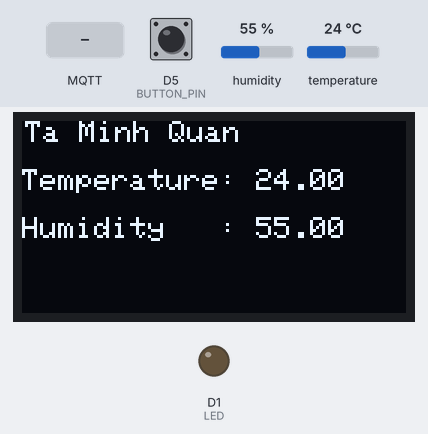
Recording of a sketch running on a simulated ESP8266 (NodeMCU). Shown: 128×64 one-colour display, output pins drawn as LEDs (lit = HIGH). The test bench sets the inputs (shaded band); at power-on: D5 (BUTTON_PIN) HIGH, humidity 55 %, temperature 24 °C. WiFi joins after 1.5 s; servers stay silent unless stated; random numbers use the default seed unless the sketch sets one; no MQTT or app messages arrive unless stated; what the sketch prints to the serial monitor is not drawn.

Above: at 3.3 s.
3.4 s: D5 (BUTTON_PIN) pulled LOW for 0.15 s
At 5.2 s:
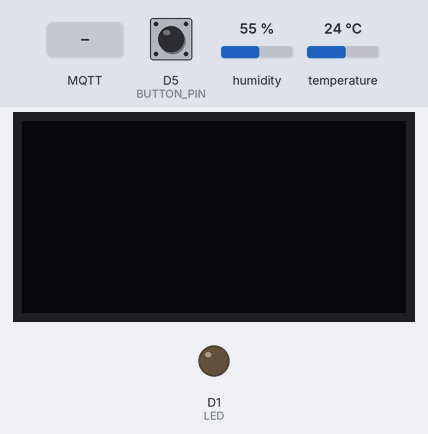
9.5 s: D5 (BUTTON_PIN) pulled LOW for 1 s
At 12.5 s:
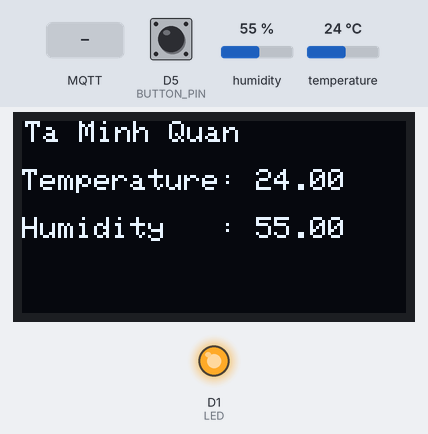
16.1 s: humidity set to 22 %
At 17.1 s:
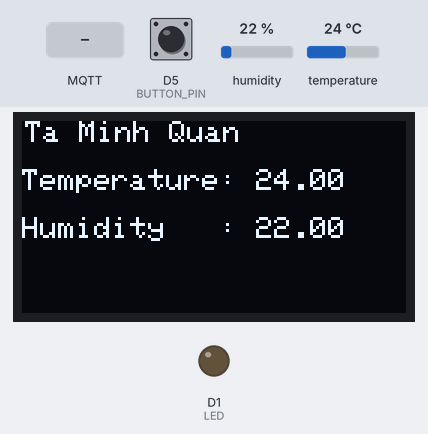
22.1 s: temperature set to 12 °C
At 23.7 s:
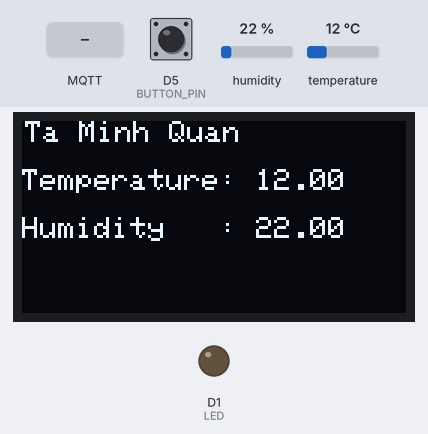
26.5 s: MQTT message "ON" arrives on the first subscribed topic
31.3 s: D5 (BUTTON_PIN) pulled LOW for 0.15 s
At 32.7 s:
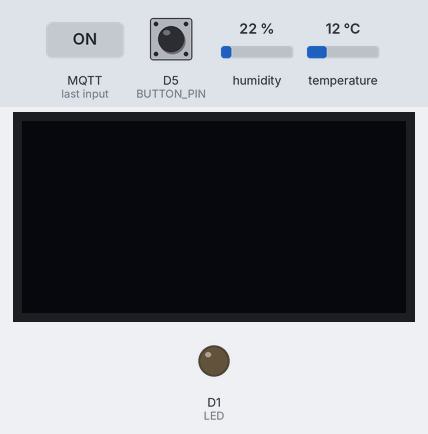
Timing chart, 0 to 34.3 s (numbered marks = the images above; inputs shaded):
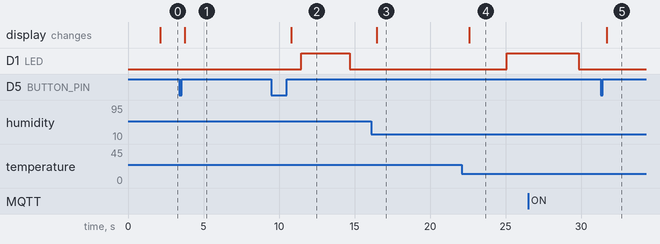

Measured:
- after the input at 3.4 s, the display: changes after 0.36 s (image 1)
- after the input at 9.5 s, the display: changes after 1.3 s (image 2)
- after the input at 16.1 s, the display: changes after 0.39 s (image 3)
- after the input at 22.1 s, the display: changes after 0.51 s (image 4)
- after the input at 31.3 s, the display: changes after 0.40 s (image 5)

The sketch:

he_thong_tuoi_cay.ino
```cpp
// 1: Module DHT22
#include "DHT22_hehe.h" // khai báo thư viện của mình
#define DHT_Ketnoi D2
#define DHT_Type DHT22
DHT dht(DHT_Ketnoi,DHT_Type);// khởi tạo đối tượng

// 2: LED
#include "LED_hehe.h" // khai báo thư viện của mk


// 3: Màn hình OLED
#include "OLED.h"

// 4: Kết nối wifi
#include "Wifi_connect.h"


// 5: kết nối HiveMQ
#include "MQTT.h"

// 6: các biến
#include "cac_bien.h"
int t_check=millis();
int t_bat=millis();

// 7: button
#include "button.h"


void setup()
{

    // khởi tạo ban đầu
    Serial.begin(115200);
    delay(500);


    // 1: DHT22 begin
    dht.begin(); // cho DHT chạy


    // 2: LED begin
    init_LED_LOW(LED);


    // 3: Wifi Begin
    wifi_set();


    // 4: Kết nối MQTT với TLS Begin
    espClient.setInsecure(); // Không kiểm tra chứng chỉ SSL
    client.setServer(mqtt_sever, mqtt_port);// kết nối
    client.setCallback(callback);// xử lý tin nhắn
    reconnect();

    // 5: Hiển thị OLED
    OLED_SET();

    // 6: nút nhấn 4 chân
    pinMode(BUTTON_PIN,INPUT_PULLUP);


}


void loop()
{

  // 1 gửi dữ liệu tới MQTT: cứ 5 giây thì gửi nhiệt độ độ ẩm lên HiveMQ
  do_am=dht.readHumidity();
  nhiet_do=dht.readTemperature();

  if(millis()-t_check>=5000)
  {


    t_check=millis();

    if (!isnan(nhiet_do) && !isnan(do_am)) // nếu ko bị lỗi thu dữ liệu thì gửi
    {
      sendData_ToMQTT(nhiet_do, do_am);
    }
    else
    {
      Serial.println("Ko nhan dc du lieu tu cam bien DHT.");
    }
  }


  // 2: sau 1 giây thì tính điểm và cập nhiệt nhiệt độ, độ ẩm lên OLED
  if(millis()-t_bat>=1000)// sau 1 giây thì cập nhập biến điểm point
  {
    // 2.1 cập nhật điểm
      t_bat=millis();
      if(LedOn==false)// nếu chưa tưới cây
      {
        if(nhiet_do>30 || do_am<70) // nóng hoặc khô
        {
          point+=2;
        }
        else {point+=1;}
        Serial.print("point= ");
        Serial.println(point);
      }
      else // đang tưới
      {
        Serial.print("point = ");
        Serial.println(point);
      }


    // 2.2 kiểm tra điểm max
      if(point >= Limit_point) // nếu nới điểm "Khát nước" thì tưới nước
      {
        digitalWrite(LED,HIGH);
        t_truocOfLed=millis();
        LedOn=true;
        point=0;
      }

  }

  // 2.3 in ra nhiệt độ, độ ẩm trên OLED
  if(Oled_On==true) OledPrint_Infor(nhiet_do,do_am); // in ra nhiệt độ độ ẩm trên OLED


  // 3: nếu thời gian tưới cây quá watering_time thì thiết lập lại
  if(LedOn==true && millis() - t_truocOfLed >= watering_time)
  {
    digitalWrite(LED,LOW);
    LedOn=false;
    point=0;
  }


  // 3: kết nối wifi nếu xịt begin
  if (WiFi.status() != WL_CONNECTED)
    {
        Serial.println("Mat ket noi WiFi! Dang thu ket noi lai...");
        WiFi.disconnect();
        WiFi.begin(ssid, password);
    }


  // 4: MQTT begin
  if(!client.connected())
  {
    reconnect();// gọi hàm kết nối lại
  }
  client.loop(); // duy trì kết nối MQTT

  // 5: button begin
  button_loop();


  delay(200);

}
```

DHT22_hehe.cpp
```cpp
#include "DHT22_hehe.h"
#include <Arduino.h>

void check_and_print_dht(float doamkk,float nhietdo)
{
  // kiểm tra doamkk và nhietdo có null ko
  if(isnan(doamkk)|| isnan(nhietdo))
  {
    Serial.println("Cam bien loi");
    return;
  }

  // in ra màn hình
    Serial.print("do am la ");
    Serial.print(doamkk);
    Serial.println("%");

    Serial.print("nhiet do la: ");
    Serial.print(nhietdo);
    Serial.println("C");

}
```

DHT22_hehe.h
```cpp
#ifndef DHT22_HEHE_H
#define DHT22_HEHE_H

#include<DHT.h>

void check_and_print_dht(float doamkk,float nhietdo);

#endif
```

LED_hehe.cpp
```cpp
#include "LED_hehe.h"
#include <Arduino.h>

void init_LED_LOW(int chan)
{
    pinMode(chan,OUTPUT); // bật chế độ chân D1 ra đầu ra
    digitalWrite(chan,LOW); // bật chế độ chân D1 mặc định là thấp
}
```

LED_hehe.h
```cpp
#ifndef LED_HEHE_H // if not defilne: nếu LED_HEHE_H chưa được định nghĩa thì oke còn rồi thì tự bỏ qua
#define LED_HEHE_H // định nghĩa nó

void init_LED_LOW(int chan);

#endif // end if
```

MQTT.cpp
```cpp
#include "MQTT.h"
#include <Arduino.h>

  const char* mqtt_sever="60294ba1a7534e358c2dc4bc7b7cc9f9.s1.eu.hivemq.cloud";
  const int mqtt_port=8883;
  const char* mqtt_user="esp8266_tuoicay";
  const char* mqtt_pass="QuanUyenVinh3tuoicay";

  const char* mqtt_topic1="ON/OFF_Relay";
  const char* mqtt_topic2="temperature_humidity";
  const char* mqtt_topic3="set_watering_time";
  const char* mqtt_topic4="set_watering_point";

  WiFiClientSecure espClient;
  PubSubClient client(espClient);

// 1: Hàm gửi dữ liệu nhiệt độ độ ẩm lên MQTT
void sendData_ToMQTT(float temperature, float humidity)
{
  String payloadz1 = "{\"temperature\": " + String(temperature);
  String payloadz2 = "{\"humidity\": " + String(humidity);

  if (client.publish(mqtt_topic2, payloadz1.c_str()) && client.publish(mqtt_topic2, payloadz2.c_str()))
  {
    Serial.println("gui toi to MQTT: " + payloadz1);
    Serial.println("gui toi to MQTT: " + payloadz2);
  }
  else
  {
    Serial.println("Failed to send data to MQTT.");
  }
}

// 2: hàm kết nối lại
void reconnect()
{
  while(!client.connected()) // nếu vẫn chưa kết nối
  {
    Serial.print("dang ket noi voi MQTT....");
    String clientId="ESP8266-";
    clientId+=String(random(0xffff),HEX);

  // kết nối được với..
    if(client.connect(clientId.c_str(),mqtt_user,mqtt_pass))
    {
      Serial.println("ket noi thanh cong");
      if(client.subscribe(mqtt_topic1)){Serial.println("Subscribed to topic1 successfully!");};// đăng ký topic1
      if(client.subscribe(mqtt_topic2)){Serial.println("Subscribed to topic2 successfully!");};// đăng ký topic2
      if(client.subscribe(mqtt_topic3)){Serial.println("Subscribed to topic3 successfully!");};// đăng ký topic3
      if(client.subscribe(mqtt_topic4)){Serial.println("Subscribed to topic4 successfully!");};// đăng ký topic4

    }
    else // nếu ko kết nối đc
    {
      Serial.print("that bai, ma loi: ");
      Serial.println(client.state()); // lấy mã lỗi nếu kết nối thất bại
      delay(3000);
    }
  }
}

// 3: xử lý tin nhắn từ MQTT
void callback(char* topic, byte* payload, unsigned int length)
{
  // Kiểm tra xem tin nhắn có độ dài hợp lệ không
  if (length > 1)
  {
    // 1: lấy ra dữ liệu
    char message[length + 1];  // Tạo một mảng mới để chứa chuỗi có ký tự kết thúc
    memcpy(message, payload, length);
    message[length] = '\0';  // Thêm ký tự kết thúc chuỗi
    String msg = String(message);
    msg.trim();

    Serial.print("da nhan lenh lenh la: <");
    Serial.print(msg);
    Serial.print(">:");
    Serial.println(msg.length());

    // 2.1: nếu là topic 1: ON thì bật đèn
    if (msg == "ON")
    {
      Serial.println("_____Received 'ON' message from MQTT broker!_____");
      client.publish(mqtt_topic1, "da nhan duoc lenh 'ON' ");
      digitalWrite(LED, HIGH);
      t_truocOfLed = millis();// thiết bị thời gian 3 giây bắt đầu
      LedOn = true;
      point = 0;
    }

    // 2.2: topic 2: không có nhận mà chỉ gửi


    // 2.3: nếu là topic 3: thời gian tưới cây
    else if(msg.startsWith("3:"))
    {
      String x=msg.substring(3);// lấy từ index = 3
      watering_time=x.toInt();
      Serial.print("_____Received message from topic 3 of MQTT: ");
      client.publish(mqtt_topic3, "da nhan duoc lenh thay doi watering_time ");
      Serial.println(watering_time);
    }


    // 2.4: nếu là topic 4: thay đổi điểm tưới cây
    else if(msg.startsWith("4:"))
    {
      String x=msg.substring(3); //lấy từ index = 3
      Limit_point=(x.toInt())*1000;
      Serial.print("_____Received message from topic 4 of MQTT: ");
      client.publish(mqtt_topic4, "da nhan duoc lenh thay doi watering_point ");
      Serial.println(Limit_point);
    }
  }

}
```

MQTT.h
```cpp
#ifndef MQTT_H
#define MQTT_H
  #include "cac_bien.h"
  #include <PubSubClient.h>
  #include <ArduinoJson.h>
  #include <ESP8266WiFi.h>
  extern const char* mqtt_sever;
  extern const int mqtt_port;
  extern const char* mqtt_user;
  extern const char* mqtt_pass;

  extern const char* mqtt_topic1;
  extern const char* mqtt_topic2;
  extern const char* mqtt_topic3;
  extern const char* mqtt_topic4;

  extern WiFiClientSecure espClient;
  extern PubSubClient client;

  void callback(char* topic, byte* payload, unsigned int length);
  void reconnect();
  void sendData_ToMQTT(float temperature, float humidity);
#endif
```

OLED.cpp
```cpp
#include "OLED.h"


Adafruit_SSD1306 Display_Oled(128,64,&Wire,-1);

void OLED_SET()
{
  Wire.begin(D4,D3);
  // kết nối với OLED
  if(!Display_Oled.begin(SSD1306_SWITCHCAPVCC, 0x3C))
  {
    Serial.println(F("Khong the khoi tao OLED!"));
  }
  else
  {
    Display_Oled.clearDisplay(); //xóa màn hình ban đầu;
    Display_Oled.setTextSize(1); // cài đặt kích thước chữ
    Display_Oled.setTextColor(SSD1306_WHITE);

    Display_Oled.setCursor(1,0); // vị trí bắt đầu chữ
    Display_Oled.println("Ta Minh Quan");

    Display_Oled.display();
  }
}

void OledPrint_Infor(float nhiet_do,float do_am)
{
    Display_Oled.clearDisplay();

    Display_Oled.setCursor(1,0); // vị trí bắt đầu chữ
    Display_Oled.println("Ta Minh Quan\n");

    //Display_Oled.setCursor(1,16);
    Display_Oled.print("Temperature: ");

    //Display_Oled.setCursor(78,16);
    Display_Oled.println(nhiet_do);

    //Display_Oled.setCursor(1,36);
    Display_Oled.print("\nHumidity   : ");

   // Display_Oled.setCursor(78,36);
    Display_Oled.println(do_am);

    Display_Oled.display();
}
```

OLED.h
```cpp
#ifndef OLED_H
#define OLED_H
#include <Arduino.h>
#include <Wire.h>
#include <Adafruit_GFX.h>
#include <Adafruit_SSD1306.h>


extern Adafruit_SSD1306 Display_Oled;

void OLED_SET();
void OledPrint_Infor(float nhiet_do,float do_am);

#endif
```

Wifi_connect.cpp
```cpp
#include "Wifi_connect.h"
#include <Arduino.h>

const char* ssid = "KhanhHuyen";  // Đổi thành tên WiFi của bạn
const char* password = "23272004";  // Đổi thành mật khẩu WiFi của bạn

void wifi_set()
{
    Serial.println("\nbat dau ket noi wifi...");
    WiFi.begin(ssid,password);
    Serial.print("dang ket noi wifi.1.2.3...");

    while (WiFi.status() != WL_CONNECTED)
    {
        delay(500);
        Serial.print(".1.2.3...");
    }

    Serial.println("\n Ket noi WiFi thanh cong!");
    Serial.print(" dia chi IP: ");
    Serial.println(WiFi.localIP()); // In địa chỉ IP của ESP8266
}
```

Wifi_connect.h
```cpp
#ifndef WIFI_CONNECT_H
#define WIFI_CONNECT_H
#include <ESP8266WiFi.h>
#include "cac_bien.h"

void wifi_set();


#endif
```

button.cpp
```cpp
#include "button.h"
#include "OLED.h"


bool gan_bam=false;// đang bấm hay ko
unsigned long nhan_start_Time=0; //ghi lại thời điểm nhấn nút gần nhất

// 50ms mà trạng thái không đổi thì coi là bấm nút hợp lệ

int x=millis();

void button_loop()
{

  // đọc lần đầu tiên nhấn (reading_state sẽ bằng 0) sau đó luôn bằng 1
  int reading_state=digitalRead(BUTTON_PIN);// đọc trạng thái nút không nhấn 1 là, nhấn là 0
  if(gan_bam==true)// đang bấm
  {
    if(reading_state==1)// nếu thả
    {
      gan_bam=false;
      Oled_On=!Oled_On;
      if(Oled_On==false)
      {
        Display_Oled.clearDisplay();// xóa màn hình
        Display_Oled.display();// đây là hàm cập nhật màn hình
      }
    }
  }
  else// ko bấm thì nghe
  {
    if(reading_state==0)
    {
      gan_bam=true;
    }
  }

}
```

button.h
```cpp
#ifndef BUTTON_H
#define BUTTON_H
#include <Arduino.h>
#include "cac_bien.h"

#define BUTTON_PIN D5
extern bool gan_bam;
extern unsigned long nhan_start_Time; //ghi lại thời điểm nhấn nút gần nhất


void button_loop();
void toggle_Oled();

#endif
```

cac_bien.cpp
```cpp
#include "cac_bien.h"

bool LedOn=false;   // trạng thái vòi
unsigned long t_truocOfLed=0; // thời gian bắt đầu vòi bật
int watering_time=3000;  // thời gian tưới nước
int point=0;  // điểm của cảnh báo tưới nước hiện tại
int Limit_point=20;// khi point đạt max thì tự động tưới

float do_am=0;
float nhiet_do=0;

bool Oled_On=true;
```

cac_bien.h
```cpp
#ifndef CAC_BIEN_H
#define CAC_BIEN_H

extern bool LedOn;   // trạng thái vòi
extern unsigned long t_truocOfLed; // thời gian bắt đầu vòi bật
extern int watering_time;  // thời gian tưới nước
extern int point;  // điểm của cảnh báo tưới nước hiện tại
extern int Limit_point;// khi point đạt max thì tự động tưới

extern float do_am;
extern float nhiet_do;

extern const char* ssid;  // Đổi thành tên WiFi của bạn
extern const char* password;  // Đổi thành mật khẩu WiFi của bạn

extern bool Oled_On; //trạng thái tắt bật của OLED

#define LED D1

#endif
```
